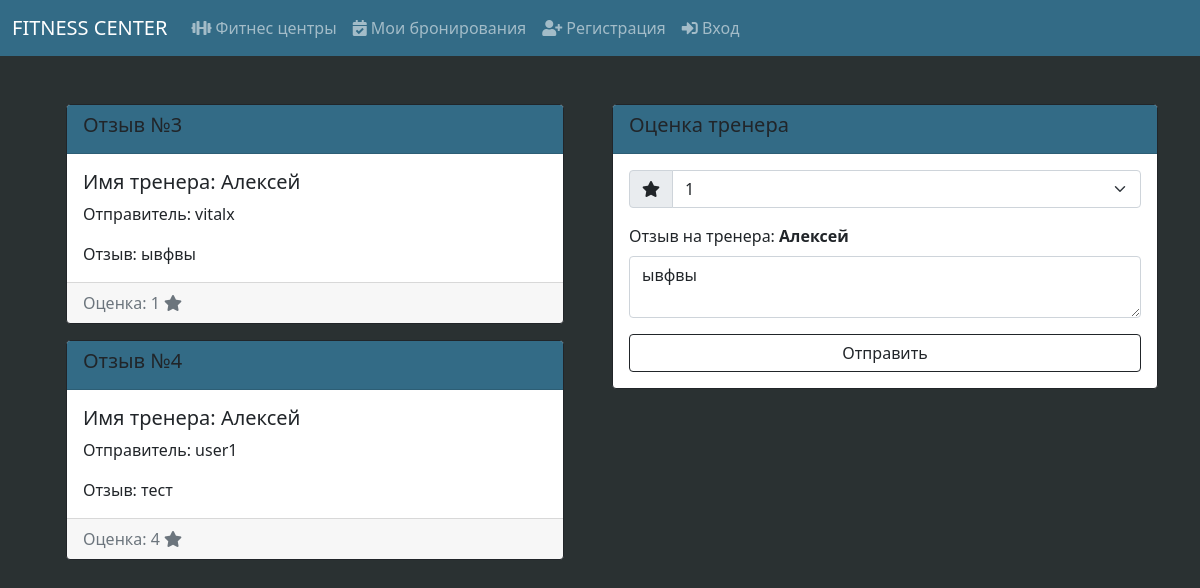
The app's page /fitness_center/1/trainers/7/rating (signed in) with its own data.
### Project_utils/models.py (models this page shows, shortened)
class Review(Base):
    __tablename__ = 'reviews'
    id = Column(Integer, primary_key=True, autoincrement=True, unique=True)
    user_id = Column(Integer, ForeignKey('users.id'), nullable=False)
    trainer_id = Column(Integer, ForeignKey('trainers.id'), nullable=False)
    points = Column(Integer, nullable=False)
    text = Column(String(250), nullable=False)
    user = relationship("User", back_populates="reviews")
    trainer = relationship("Trainer")

class Trainer(Base):
    __tablename__ = 'trainers'
    id = Column(Integer, primary_key=True, autoincrement=True, unique=True)
    name = Column(String(50), nullable=False)
    fitness_center_id = Column(Integer, ForeignKey('fitness_centers.id'), nullable=False)
    age = Column(Integer, nullable=False)
    gender = Column(String(50), nullable=False)
    fitness_center = relationship("FitnessCenter", back_populates="trainers")
    reviews = relationship("Review", back_populates="trainer")
    services = relationship("TrainerServices", back_populates="trainer")

class User(Base):
    __tablename__ = 'users'
    id = Column(Integer, primary_key=True, autoincrement=True, unique=True)
    login = Column(String(50), unique=True, nullable=False)
    funds = Column(Integer, nullable=False)
    password = Column(String(50), nullable=False)
    birth_date = Column(String(50), nullable=False)
    phone = Column(String(50), nullable=False)
    reservations = relationship("Reservation", back_populates="user")
    reviews = relationship("Review", back_populates="user")

### app.py (the view, shortened to what this page needs)
@app.route('/fitness_center/<int:fitness_center_id>/trainers/<int:trainer_id>/rating', methods=['GET', 'POST'])
@login_required
def get_trainer_rating_page(fitness_center_id, trainer_id):
    user = session.get('user')
    user_review = Project_utils.db_session.query(Review).filter_by(user_id=user['id'], trainer_id=trainer_id).first()
    if request.method == 'GET':
        rating = Project_utils.db_session.query(Review).join(Trainer, Review.trainer_id == Trainer.id).join(User,
                                                                                                            Review.user_id == User.id).filter(
            Review.trainer_id == trainer_id).all()
        trainer = Project_utils.db_session.query(Trainer).filter_by(id=trainer_id).first()
        return render_template('rating.html', title='Рейтинг', rating=rating, fitness_center_id=fitness_center_id,
                               trainer=trainer, user_review=user_review)

### app.py (called while the page is built)
def login_required(func):
    @wraps(func)
    def wrapper(*args, **kwargs):
        if 'user' not in session:
            return redirect('/login')
        return func(*args, **kwargs)
    return wrapper

### templates/rating.html (shortened to what this page needs)
{% extends "base.html" %}
{% block body %}
    <div class="container">
        <div class="row">
            <div class="col-6">
                <div class="container">
                    {% if rating %}
                        {% for item in rating %}
                            <div class="card mb-3 border-dark">
                                <div class="card-header" style="background: #336b86">
                                    <h5>Отзыв №{{ item.id }}</h5>
                                </div>
                                <div class="card-body">
                                    <h5 class="card-title">Имя тренера: {{ item.trainer.name }}</h5>
                                    <p class="card-text">Отправитель: {{ item.user.login }}</p>
                                    <p class="card-text">Отзыв: {{ item.text }}</p>
                                </div>
                                <div class="card-footer text-muted">
                                    <span>Оценка: {{ item.points }}</span>
                                    <span class="icon"><i class="fas fa-star"></i></span>
                                </div>
                            </div>
                        {% endfor %}
                    {% endif %}
                </div>
            </div>
            <div class="col-6">
                <form action="/fitness_center/{{ fitness_center_id }}/trainers/{{ trainer.id }}/rating" method="post">
                    <div class="card border-dark">
                        <div class="card-header" style="background: #336b86">
                            <h5>Оценка тренера</h5>
                        </div>
                        <div class="card-body">
                            <div class="input-group mb-3">
                                <span class="input-group-text" id="points"><i class="fas fa-star"></i></span>
                                <select class="form-select" aria-describedby="points" name="points">
                                    <option value="1">1</option>
                                </select>
                            </div>
                            <div class="mb-3">
                                <label for="text" class="form-label">Отзыв на тренера: <b>{{ trainer.name }}</b></label>
                                <textarea class="form-control" id="text" name="text">{% if user_review %}{{ user_review.text }}{% endif %}</textarea>
                            </div>
                            <button type="submit" class="btn btn-outline-dark w-100">Отправить</button>
                        </div>
                    </div>
                </form>
            </div>
        </div>
    </div>
{% endblock %}

### records on screen
Review: id "3", trainer.name "Алексей", user.login "vitalx", text "ывфвы", points "1"
Review: id "4", trainer.name "Алексей", user.login "user1", text "тест", points "4"
Trainer: name "Алексей"
